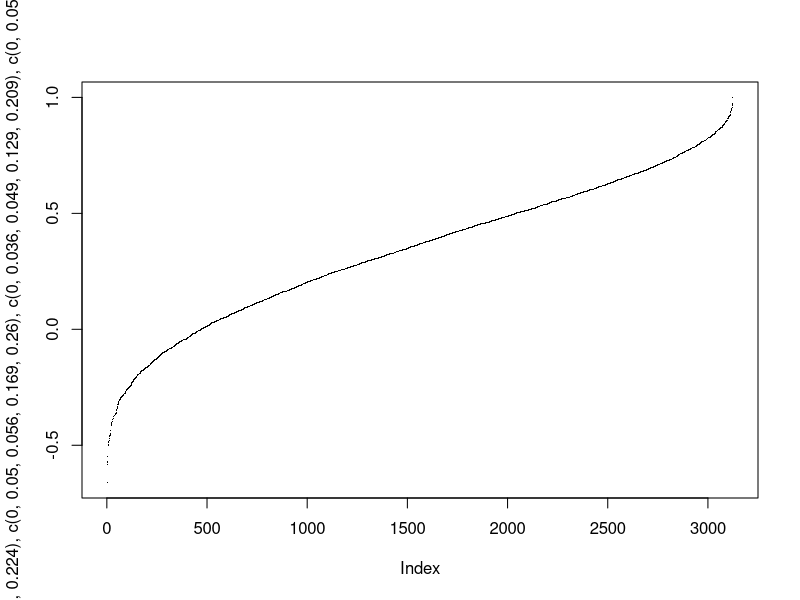
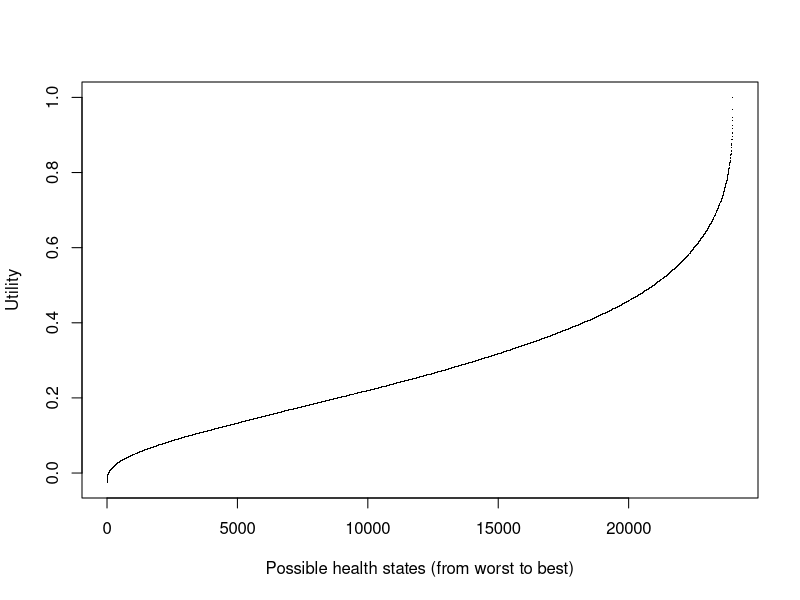
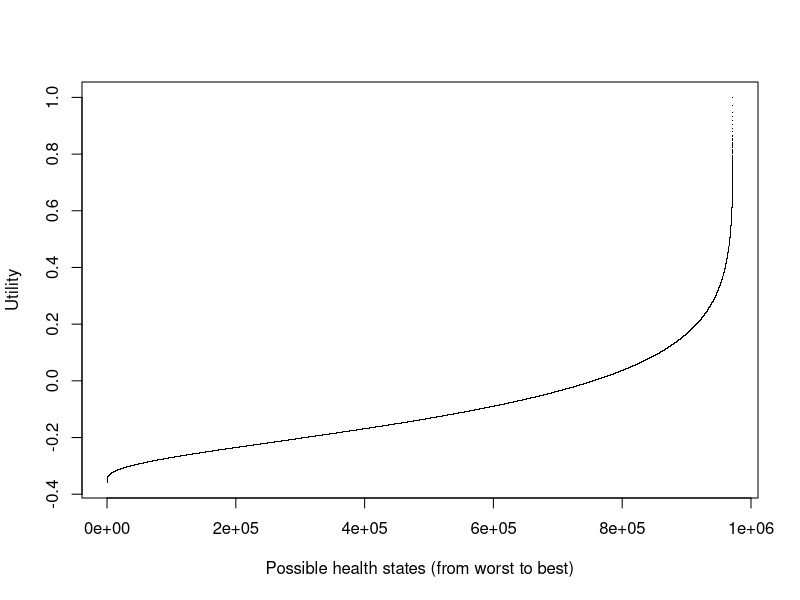

These figures' R source, in order:

############################
# EQ-5D distributions

# Author: Tobias Niedermaier

## R code to generate and plot the distribution of all possible EQ-5D-5L values, using the German Value Set:

# All possible combinations and corresponding (negative) utility changes: [Note that the reference value is 1 in case of no restrictions in any of the 5 domains. The values below (one per domain) are subtracted according to the stated severity of the restrictions]

expand.grid(c(0,0.026,0.042,0.139,0.224), c(0,0.050,0.056,0.169,0.260), c(0,0.036,0.049,0.129,0.209), c(0,0.057,0.109,0.404,0.612), c(0,0.030,0.082,0.244,0.356))

# Resulting utility values:
1-rowSums(expand.grid(c(0,0.026,0.042,0.139,0.224), c(0,0.050,0.056,0.169,0.260), c(0,0.036,0.049,0.129,0.209), c(0,0.057,0.109,0.404,0.612), c(0,0.030,0.082,0.244,0.356)))

# Plot of the resulting values (=hypothetical distribution of EQ-5D-5L values if all possible combinations occured with the same probability):
plot(sort(1-rowSums(expand.grid(c(0,0.026,0.042,0.139,0.224), c(0,0.050,0.056,0.169,0.260), c(0,0.036,0.049,0.129,0.209), c(0,0.057,0.109,0.404,0.612), c(0,0.030,0.082,0.244,0.356)))), pch=".")
dev.off()
# Note that a substantial proportion of possible answers yield a negative utility value ("Worse than death")!


## R code to generate and plot the distribution of all possible HUI-2 values (Health Utility Index 2):

dim(expand.grid(c(1,0.95,0.86,0.61), c(1,0.97,0.84,0.73,0.58), c(1,0.93,0.81,0.70,0.53), c(1,0.95,0.88,0.65), c(1,0.97,0.91,0.80), c(1,0.97,0.85,0.64,0.38), c(1,0.97,0.88))) #24000

plot(sort(1.06*apply(expand.grid(c(1,0.95,0.86,0.61), c(1,0.97,0.84,0.73,0.58), c(1,0.93,0.81,0.70,0.53), c(1,0.95,0.88,0.65), c(1,0.97,0.91,0.80), c(1,0.97,0.85,0.64,0.38), c(1,0.97,0.88)) , 1, prod))-0.06, type="p", pch=".", ylab="Utility", xlab="Possible health states (from worst to best)")
dev.off()
summary(sort(1.06*apply(expand.grid(c(1,0.95,0.86,0.61), c(1,0.97,0.84,0.73,0.58), c(1,0.93,0.81,0.70,0.53), c(1,0.95,0.88,0.65), c(1,0.97,0.91,0.80), c(1,0.97,0.85,0.64,0.38), c(1,0.97,0.88)) , 1, prod))-0.06)

#Minimum: 
1.06*(0.61*0.58*0.53*0.65*0.80*0.38*0.88)-0.06  #-0.02543718

#Maximum: 
1.06*(1*1*1*1*1*1*1)-0.06 #1

## R code to generate and plot the distribution of all possible HUI-3 values (Health Utility Index ):

dim(expand.grid(c(1,0.98,0.89,0.84,0.75,0.61), c(1,0.95,0.89,0.80,0.74,0.61), c(1,0.94,0.89,0.81,0.68), c(1,0.93,0.86,0.73,0.65,0.58), c(1,0.95,0.88,0.76,0.65,0.56), c(1,0.95,0.85,0.64,0.46), c(1,0.92,0.95,0.83,0.60,0.42), c(1,0.96,0.90,0.77,0.55))) #972000

plot(sort((1.371*apply(expand.grid(c(1,0.98,0.89,0.84,0.75,0.61), c(1,0.95,0.89,0.80,0.74,0.61), c(1,0.94,0.89,0.81,0.68), c(1,0.93,0.86,0.73,0.65,0.58), c(1,0.95,0.88,0.76,0.65,0.56), c(1,0.95,0.85,0.64,0.46), c(1,0.92,0.95,0.83,0.60,0.42), c(1,0.96,0.90,0.77,0.55)), 1, prod))-0.371), type="p", pch=".", ylab="Utility", xlab="Possible health states (from worst to best)")

#Minimum: -0.3590273

#Maximum: 1.000
